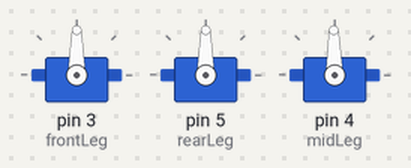
Bench run of a sketch on a simulated Arduino Uno, built with avr-gcc and run on an emulated ATmega328P. Shown: 3 × servo.

Above: at 2.15 s.
At 6.7 s:
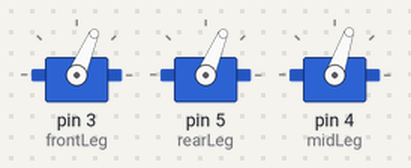
At 11.56 s:
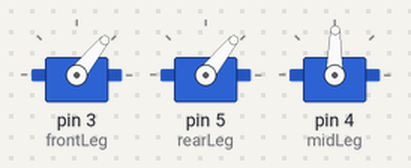
At 21.28 s:
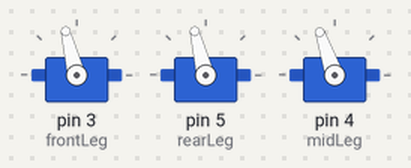
At 30.09 s:
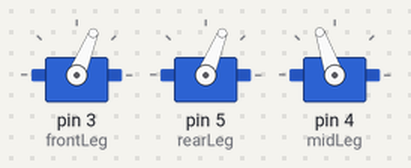
At 39.8 s:
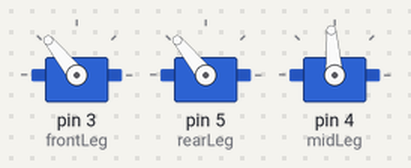
Timing chart, 0 to 40.0 s (numbered marks = the images above):
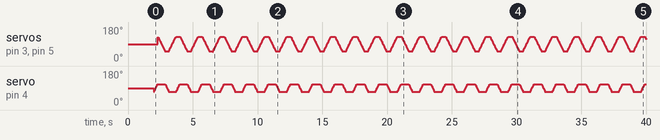

The sketch:

insectbot_hexa.ino
```cpp
/**************************************************************************************************
 **************************************************************************************************
 *                                                                                                *
 *                 Insect bot mini MKII                                                           *
 *                       by Lumi                                                                  *
 *                 http://www.dfrobot.com                                                         *
 *                            &                                                                   *
 *              http://www.letsmakerobots.com                                                     *
 *                     2014/08/13                                                                 *
 *                         V 0.4                                                                  *
 *                                                                                                *
 *       Sort function based on Steve's bubble sort code at:                                      *
 *       http://www.hackshed.co.uk/arduino-sorting-array-integers-with-a-bubble-sort-algorithm/   *
 *                                                                                                *
 **************************************************************************************************
 *************************************************************************************************/
#include <Servo.h>

// creating the servo objects for front, rear and mid servo
Servo frontLeg;
Servo rearLeg;
Servo midLeg;
// setting the servo angle to 90° for startup
byte frontAngle = 90;
byte rearAngle = 90;
byte midAngle = 90;
// setting the delay value
byte delayWalk = 7;
byte delayTurn = 3;
// Analog sensor pins
int distanceSensor = A1;
int lightSensorLeft = A2;
int lightSensorRight = A0;
// Analog sensor reading
int sensorValue = 0;
int leftEye = 0;
int rightEye = 0;
// Values
int sensorValueLeft = 0;
int sensorValueRight = 0;
int left = 0;
int right = 0;
// Change the following value to decrease or increase the sensitivity.
// Bigger value for lower sensitivity and smaller value for highter sensitivity
int lightDifference = 60;
// Decrease the danger value when you want to INCREASE the collision trigger distance.
// Increase the danger value when you want to DECREASE the collision trigger distance
int danger = 450;  // Increase this value when you want to DECREASE the collision trigger distance
// Arrays for sensor reading average calculation
int leftReadings[11];
int rightReadings[11];
// Booleans for decision
boolean lightLeft = false;
boolean lightRight = false;
// Setup function
void setup(){
  // serial connection for debugging
  Serial.begin(9600);
  // attaching the servos to their pins
  frontLeg.attach(3);
  rearLeg.attach(5);
  midLeg.attach(4);
  // move servos to center position -> 90°
  frontLeg.write(frontAngle);
  rearLeg.write(rearAngle);
  midLeg.write(midAngle);
  delay(2000);

}
// Light detection and filtering
void scan()
{
    int i;
        // Take 5 readings on each sensor
	for (i = 0; i < 11; i = i + 1) {
		// read the value from the left and right sensor:
                sensorValueLeft = analogRead(lightSensorLeft);
                sensorValueRight = analogRead(lightSensorRight);
                // add sensor readings of both sides to their respective array
		leftReadings[i] = sensorValueLeft;
                rightReadings[i] = sensorValueRight;
	    }
// calculate an average value for left and right sensor readings
/*
  How to sort and find the average value. Well, that's something you can do in perhaps 1000 ways.
  An easy way is a bubble sort algorithm which sorts the 11 values for each,
  the left and the right light sensor in an ascending order.
  Then you simply take the middle value as the one you are working with.
  This way, even if there are 2 or 3 strange readings off the scale,
  like ZERO (0) or 8565 when only 1023 is possible, which you will eliminate by just taking the middle value.
  This is an example for some strange readings. Maybe your sensor reads 765, 786, 2567, 0, 745, 776, 156, 23, 734, 755, 2333
  Sorting the readings would result in an array like that: 0, 23, 156, 734, 745, 755, 765, 776, 786, 2333, 2567
  Now, if you take the middle value of the array which is 755 you should be on the safe side, at least for this kind of application :-)
*/
// Sorting the left light sensor values
sort(leftReadings,11);
// Un-comment the following 8 lines to serial output the sorted values and the middle value of the array
//  Serial.print("Sorted Left Array: ");
//  for(int i=0; i<11; i++) {
//     Serial.print(leftReadings[i]);
//     Serial.print(",");
//  }
//  Serial.println("");
//  Serial.println(leftReadings[5]);
//  delay(100);
// This is the final value for the left light sensor
    left = leftReadings[5];
//    Serial.print("Middle Left: ");
//    Serial.println(left);
// Sorting the right light sensor values
sort(rightReadings,11);
// Un-comment the following 8 lines to serial output the sorted values and the middle value of the array
//  Serial.print("Sorted Right Array: ");
//  for(int i=0; i<11; i++) {
//     Serial.print(rightReadings[i]);
//     Serial.print(",");
//  }
//  Serial.println("");
//  Serial.println(rightReadings[5]);
//  delay(100);
// This is the final value for the right light sensor
     right = rightReadings[5];
//  Serial.print("Middle Right: ");
//  Serial.println(right);
// Un-comment the next 9 lines for serial output of the light sensor readings and their difference
//      Serial.print ("Right: ");
//      Serial.print (right);
//      Serial.print (" I ");
//      Serial.print ("Left: ");
//      Serial.print (left);
//      Serial.print (" I ");
//      Serial.print ("Difference: ");
//      Serial.println (left-right);
//      delay (130);
}
// Sort the array ascending
void sort(int a[], int size) {
    for(int i=0; i<(size-1); i++) {
        for(int o=0; o<(size-(i+1)); o++) {
                if(a[o] > a[o+1]) {
                    int t = a[o];
                    a[o] = a[o+1];
                    a[o+1] = t;
                }
        }
    }
}
// Desision depending on the light values
void decision(){
// Call the scan function to provide the sensor values of the left and right light sensor
  scan();
// Compare the values and make a decision according the difference value
if (left > right){
    // subtract right from left value to get a value to work with
    left = left-right;
    // check if that previous calculated value is greater than 50
    if (left > lightDifference) // I will call this "Inside IF 1" in further comments.
    {
      /* If the value is greater than 50 then turn left. Why? the 50?
         Due the readings it's nearly impossible to get the exact same readings
         from both sensors in at the same time. So if both sensors always have slightly different readings
         the robot would just wiggle left and right without really going forward. By eliminating slight differences
         and set the accepted difference to a value of 50 it's more likely that the robot
         actually goes to the function forward.
      */
      lightLeft = true;
      lightRight = false;
    }
    // That happens when the left value in "Inside IF 1" is lower than 50
    else{
      /* Is the calculated value for left lower than 50 then go forward. Why? Is that value lower than 50 then the difference
         between the light on the left and right sensor are not that great. In this case it should be save to go forward.
      */
      lightLeft = true;
      lightRight = true;
    }
  }
  // That happens when left is lower than right
  else if (left < right){
    // subtract left from right value to get a value to work with
    right = right-left;
    // check if that previous calculated value is greater than 50
    if (right > lightDifference){  // I will call this "Inside IF 2" in further comments.
      lightLeft = false;
      lightRight = true;
    }
    else{
      /* Is the calculated value for right lower than 50 then go forward. Why? Is that value lower than 50 then the difference
         between the light on the left and right sensor are not that great. In this case it should be save to go forward.
      */
      lightLeft = true;
      lightRight = true;
    }
  }
  /* That "else" happens when none of the above conditions occur and the left and right sensor shows the same readings.
     This condition will probably never occur but we need it anyway.
  */
  else{
    // Go forward without questions
      lightLeft = true;
      lightRight = true;
  }
}
// Walk forward //////////////////////////////////////////////////////////
void forward(){

  int angle_MID_1 = 90 - 20;
   int angle_MID_2 = 90 + 20;

   int angle_Forward_1 = 90 - 40;
   int angle_Forward_2 = 90 + 40;


  for (midAngle = angle_MID_1; midAngle < angle_MID_2; midAngle +=1){
    midLeg.write(midAngle);
    delay(delayWalk);
  }
  for (frontAngle = angle_Forward_2; frontAngle > angle_Forward_1; frontAngle -= 1){
    frontLeg.write(frontAngle);
    rearLeg.write(frontAngle);
    delay(delayWalk);
  }
  for (midAngle = angle_MID_2; midAngle > angle_MID_1; midAngle -=1){
    midLeg.write(midAngle);
    delay(delayWalk);
  }
  for (frontAngle = angle_Forward_1; frontAngle < angle_Forward_2; frontAngle += 1){
    frontLeg.write(frontAngle);
    rearLeg.write(frontAngle);
    delay(delayWalk);
  }
}
// Walk reverse //////////////////////////////////////////////////////////
void reverse(){

  for (midAngle = 70; midAngle < 100; midAngle +=1){
    midLeg.write(midAngle);
    delay(delayWalk);
  }
  for (frontAngle = 50; frontAngle < 120; frontAngle += 1){
    frontLeg.write(frontAngle);
    rearLeg.write(frontAngle);
    delay(delayWalk);
  }

  for (midAngle = 100; midAngle > 70; midAngle -=1){
    midLeg.write(midAngle);
    delay(delayWalk);
  }
  for (frontAngle = 120; frontAngle > 50; frontAngle -= 1){
    frontLeg.write(frontAngle);
    rearLeg.write(frontAngle);
    delay(delayWalk);
  }
}
// Left Turn //////////////////////////////////////////////////////////
void leftTurn(){

  rearLeg.write(90);
  for (midAngle = 70; midAngle < 110; midAngle += 1){
    midLeg.write(midAngle);
    delay(delayTurn);
  }
  for (frontAngle = 70; frontAngle < 110; frontAngle +=1){
    frontLeg.write(frontAngle);
    delay(delayTurn);
  }
  for (rearAngle = 110; rearAngle > 70; rearAngle -=1){
    rearLeg.write(rearAngle);
    delay(delayTurn);
  }
  for (midAngle = 110; midAngle > 70; midAngle -= 1){
    midLeg.write(midAngle);
    delay(delayTurn);
  }
  for (frontAngle = 110; frontAngle > 70; frontAngle -=1){
    frontLeg.write(frontAngle);
    delay(delayTurn);
  }
  for (rearAngle = 70; rearAngle < 110; rearAngle +=1){
    rearLeg.write(rearAngle);
    delay(delayTurn);
  }
}
// Right Turn //////////////////////////////////////////////////////////
void rightTurn(){

  frontLeg.write(90);
  for (midAngle = 70; midAngle < 110; midAngle += 1){
    midLeg.write(midAngle);
    delay(delayTurn);
  }
  for (rearAngle = 70; rearAngle < 110; rearAngle +=1){
    rearLeg.write(rearAngle);
    delay(delayTurn);
  }
  for (frontAngle = 110; frontAngle > 70; frontAngle -=1){
    frontLeg.write(frontAngle);
    delay(delayTurn);
  }
  for (midAngle = 110; midAngle > 70; midAngle -= 1){
    midLeg.write(midAngle);
    delay(delayTurn);
  }
  for (rearAngle = 110; rearAngle > 70; rearAngle -=1){
    rearLeg.write(rearAngle);
    delay(delayTurn);
  }
  for (frontAngle = 70; frontAngle < 110; frontAngle +=1){
    frontLeg.write(frontAngle);
    delay(delayTurn);
  }
}
// Stop walking
void stay(){
    frontLeg.write(90);
    midLeg.write(90);
    rearLeg.write(90);
}
//////////////////////////////////////////////////////////////
void loop(){
  forward();
}
```
